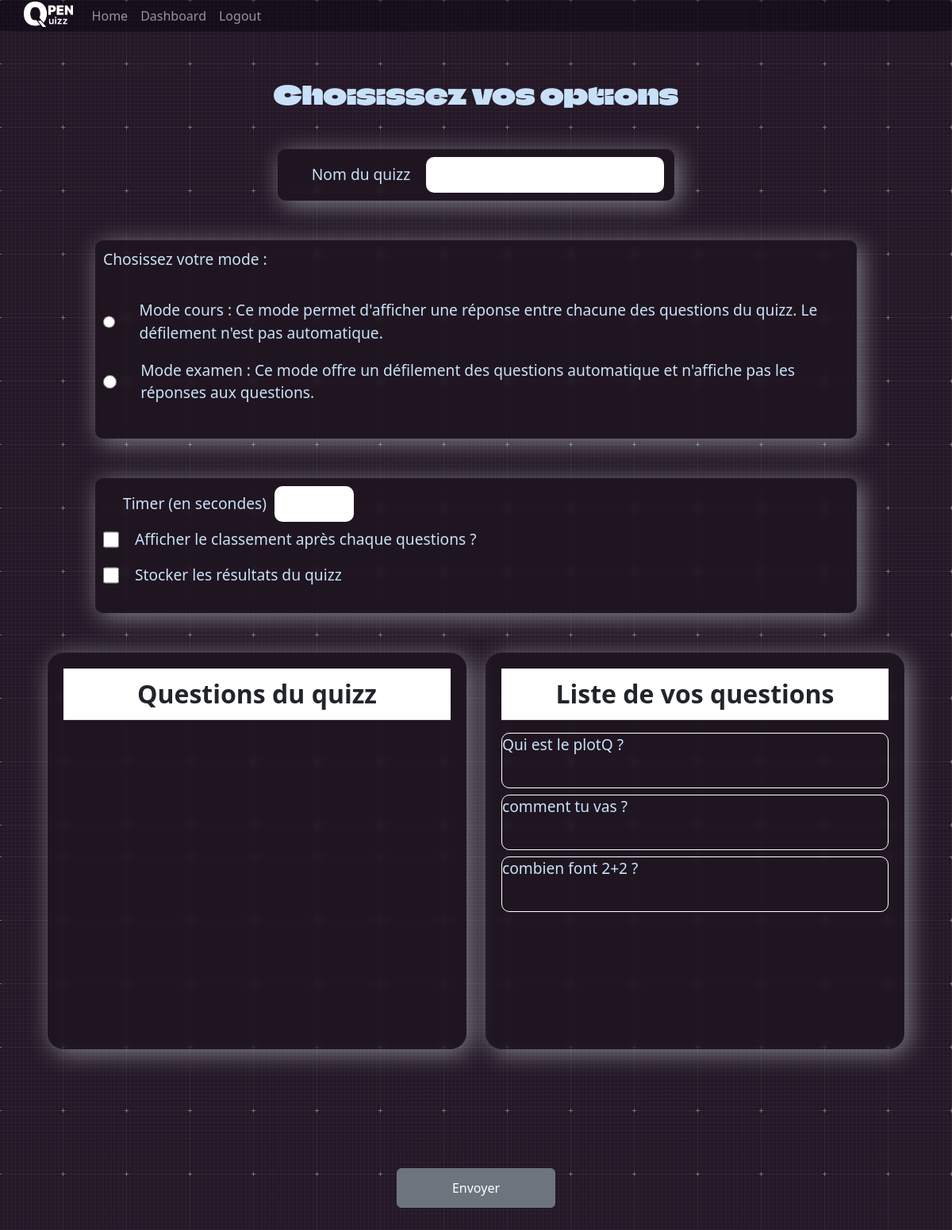
The page /creation-quizz/ (signed in) on the database its author committed.
### administrateur/models.py (models this page shows)
class Question(models.Model):
    id = models.UUIDField(primary_key=True,default=uuid.uuid4,editable=False)
    pseudo = models.CharField(max_length=255)
    theme = models.CharField(max_length=255, default='')
    intitule = models.CharField(max_length=255, default="")
    enonce = models.CharField(max_length=255)
    reponse1 = models.CharField(max_length=255, default='null')
    reponse2 = models.CharField(max_length=255, default='null')
    reponse3 = models.CharField(max_length=255, default='null')
    reponse4 = models.CharField(max_length=255, default='null')
    reponseVrai = models.CharField(max_length=255, default='null') #Si qcm
    reponse = models.CharField(max_length=255, default='null') #Si pas qcm
    image = models.ImageField(upload_to='media/', null=True, blank=True)
    qcm = models.BooleanField(default=False)
    numero = models.IntegerField(default=0) #ne sert à rien d 'autre que la simplification du processus de suppression de questions

### administrateur/views.py (the view)
# urls.py: path('creation-quizz/',creation_de_quizz, name='creation_de_quizz' ),
@login_required
def creation_de_quizz(request):
    questions = Question.objects.all().filter(pseudo=str(request.user.username))
    for i in range(len(questions)):
        questions[i].numero = i
        questions[i].save()
    context = {
        "questions": questions
    }
    return render(request, "administrateur/creationQuizz.html", context)

### administrateur/templates/administrateur/creationQuizz.html (shortened to what this page needs)
{% load static %}
<!DOCTYPE html>
<html lang="fr">
<head>
    <link rel="stylesheet" href="{% static 'administrateur/css/creationQuizz.css' %}">
    <link href="https://cdn.jsdelivr.net/npm/bootstrap@5.3.0-alpha1/dist/css/bootstrap.min.css" rel="stylesheet">
</head>
<body>
    {% include 'OpenQuizz/navbarconnected.html' %}
    <div class="main">
        <div class="texte">
            <h1>Choisissez vos options</h1>
        </div>
    <div class="nomquizz">
        <div class="textename">
            <p>Nom du quizz</p>
            <input type="text" id="namequizz">
        </div>
    </div>
        <div class="options">
            <div class="mode">
                <div class="textemode">
                    <p>Chosissez votre mode :</p>
                </div>
                <div class="mode1">
                    <input type="radio" name="choix" required id="choix1">
                    <p>Mode cours : Ce mode permet d'afficher une réponse entre chacune des questions du quizz. Le défilement n'est pas automatique.</p>
                </div>
                <div class="mode2">
                    <input type="radio" name="choix" id="choix2">
                    <p>Mode examen : Ce mode offre un défilement des questions automatique et n'affiche pas les réponses aux questions.</p>
                </div>
            </div>
        </div>
        <div class="optionsModeC">
            <div class="container1">
                <div class="compteur_container">
                    <div class="selecttime">
                        <p>Timer (en secondes)</p>
                        <input type="number" min="1" class="timer">
                    </div>
                </div>
                <div class="classement">
                    <input type="checkbox" name="classement" id="classement">
                    <p>Afficher le classement après chaque questions ?</p>
                </div>
                <div class="stocker">
                    <input type="checkbox" name="stocker" id="stocker">
                    <p>Stocker les résultats du quizz</p>
                </div>
            </div>
        </div>
        <div class="all">
            <div class="gauche">
                <div class="tableau" >
                    <table id="table3" class="table">
                        <tr>
                            <th class="titre">Questions du quizz</th>
                        </tr>
                    </table>
                </div>
            </div>
            <div class="droite">
                 <div class="tableau">
                    <table id="table3" class="table">
                        <tr>
                            <th class="titre">Liste de vos questions</th>
                        </tr>
                    </table>
                 <div class="displayquestions">
                        {% for question in questions %}
                                <div class="questiond" id="{{question.numero}}question" onclick="changerDtoG()">
                                    <div class="texteq">
                                        <p class="{{question.numero}}">{{question.enonce}}</p>
                                    </div>
                                </div>
                        {% endfor %}
                 </div>
                </div>
            </div>
        </div>
    <div class="submit">
        <input id="submit" type="submit" value="Envoyer" class="btn btn-secondary ml-1">
        </div>
    </div>
</body>
</html>

### administrateur/static/administrateur/css/creationQuizz.css (style rules this page uses)
* { margin: 0; padding: 0; outline: 0; border: 0; border-spacing: 0; box-sizing: border-box; }
body { background-image: url("../img/graphy--dark--1920x1080.png"); }
.main { height: 100%; padding-top: 100px; display: flex; flex-direction: column; }
.texte { width: 100%; }
.texte h1 { text-align: center; font-size: 2rem; color: #c8e1f8; font-family: Font; margin-bottom: 50px; }
.nomquizz { margin: 0 auto; display: flex; flex-direction: column; width: 500px; -webkit-backdrop-filter: blur(15px); backdrop-filter: blur(4px); background-color: rgba(0, 0, 0, 0.2); border-radius: 10px; box-shadow: 5px 5px 30px rgba(240, 255, 251, 0.45); margin-bottom: 50px; }
.textename { margin: 0 auto; display: flex; flex-direction: row; padding: 10px; justify-content: center; align-content: center; align-content: center; }
.textename p { margin-left: 30px; transform: translateY(8px); }
.textename input { width: 300px; border-radius: 10px; margin-left: 20px; }
.mode { margin: 0 auto; display: flex; flex-direction: column; width: 80%; height: 250px; -webkit-backdrop-filter: blur(15px); backdrop-filter: blur(4px); background-color: rgba(0, 0, 0, 0.2); border-radius: 10px; box-shadow: 5px 5px 30px rgba(240, 255, 251, 0.45); }
p { font-size: 1.2rem; color: #c8e1f8; }
input { width: 20px; margin-left: 10px; margin-right: 10px; }
.textemode { padding: 10px; }
.mode1, .mode2 { display: flex; flex-direction: row; padding: 1px 1px 1px 10px; }
.mode1 p, .mode2 p { margin-left: 30px; transform: translateY(8px); }
.optionsModeC { margin: 0 auto; margin-top: 50px; display: flex; flex-direction: column; width: 80%; height: 170px; -webkit-backdrop-filter: blur(15px); backdrop-filter: blur(4px); background-color: rgba(0, 0, 0, 0.2); border-radius: 10px; box-shadow: 5px 5px 30px rgba(240, 255, 251, 0.45); }
.container1 { padding: 10px; }
.compteur_container { display: flex; flex-direction: row; }
.container1 p { transform: translateY(8px); margin-left: 20px; }
.selecttime { margin-left: 5px; display: flex; flex-direction: row; }
.selecttime input { margin-left: 10px; width: 100px; border-radius: 10px; }
.classement { display: flex; flex-direction: row; }
.stocker { display: flex; flex-direction: row; }
.all { margin: 0 auto; margin-top: 50px; margin-bottom: 50px; width: 100%; display: flex; flex-direction: row; }
.gauche { display: flex; flex-direction: column; width: 700px; height: 500px; margin: 0 auto; margin-left:5% ; margin-right: 1%; -webkit-backdrop-filter: blur(15px); backdrop-filter: blur(4px); background-color: rgba(0, 0, 0, 0.2); border-radius: 4%; box-shadow: 5px 5px 30px rgba(240, 255, 251, 0.45); }
.droite { overflow: auto; margin: 0 auto; margin-right: 5%; margin-left: 1%; display: flex; flex-direction: column; width: 700px; height: 500px; -webkit-backdrop-filter: blur(15px); backdrop-filter: blur(4px); background-color: rgba(0, 0, 0, 0.2); border-radius: 4%; box-shadow: 5px 5px 30px rgba(240, 255, 251, 0.45); }
.tableau { padding: 20px; }
table { color: #c8e1f8; }
th { color: #c8e1f8; border: 2px solid #c8e1f8; }
.questiond { display: flex; flex-direction: row; border: 1px solid white; margin-bottom: 8px; border-radius: 10px; height: 70px; }
.questiond .texteq { text-align: left; width: 95%; }
.titre { font-size: 2rem; color: #c8e1f8; text-align: center; }
.submit { color: #c8e1f8; text-align: center; width: 100%; }
#submit { width: 200px; height: 50px; margin-top: 100px; margin-bottom: 200px; }

### rows shown on the page
Question: enonce "Qui est le plotQ ?"
Question: enonce "comment tu vas ?"
Question: enonce "combien font 2+2 ?"
